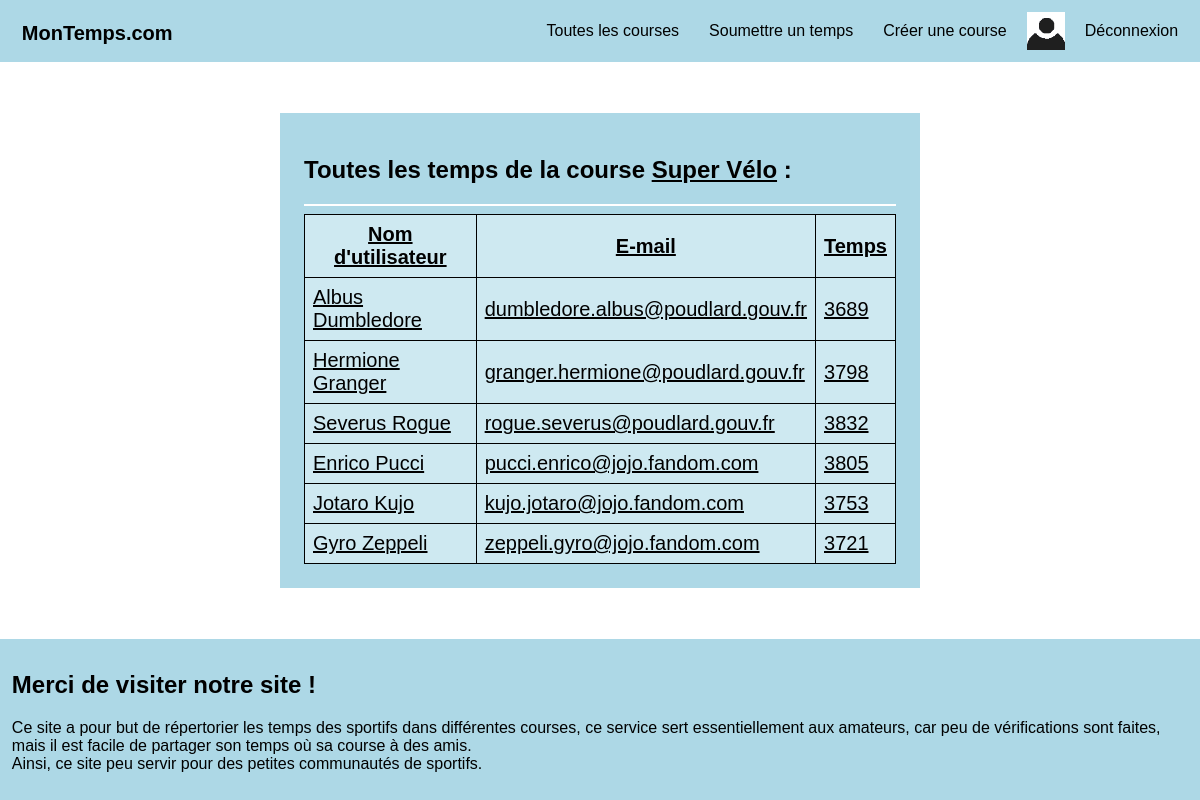
The app's page /browse.php?course=4 (signed in) with its own data.
### tables this page shows
CREATE TABLE Courses (
	"id" TEXT UNIQUE NOT NULL,
	"name" TEXT NOT NULL,
	"type" TEXT NOT NULL,
	"date" TEXT NOT NULL,
	CONSTRAINT PK_Courses PRIMARY KEY ("id")
);

CREATE TABLE Temps (
	"email" TEXT,
	"id" TEXT,
	"temps" INT,
	CONSTRAINT PK_Temps PRIMARY KEY ("email", "id", "temps"),
	CONSTRAINT FK_TempsCourse FOREIGN KEY (id) REFERENCES Courses(id),
	CONSTRAINT FK_TempsUtilisateur FOREIGN KEY (email) REFERENCES Utilisateurs(email)
);

CREATE TABLE Utilisateurs (
	"email" TEXT UNIQUE NOT NULL,
	"password" TEXT NOT NULL,
	"nickname" TEXT NOT NULL,
	"age" INT NOT NULL,
	CONSTRAINT PK_Utilisateurs PRIMARY KEY ("email"),
	CHECK("email" LIKE "%@%")
);

### browse.php (the view, shortened to what this page needs)
<?php
include "header.php";
if (isset($_GET['sort']) and !empty($_GET['sort']))
{
    $sort = $_GET['sort'];
    if (!in_array($sort, ["id", "name", "type", "date"]))
        $sort = "id";
    if ($sort == "date")
        $sort = "date DESC";
}
else
    $sort = "id";
if (isset($_GET['time']) and !empty($_GET['time'])):
?>
<section>
    <?php
    $elements = explode("\\", base64_decode($_GET['time']));
    $email = htmlspecialchars($elements[0]);
    $id = htmlspecialchars($elements[1]);
    $temps = htmlspecialchars($elements[2]);
    $result = $connexion->query(
        "SELECT nickname FROM Utilisateurs WHERE email = \"$email\""
        )->fetchAll();
    $nickname = $result[0]['nickname'];
    ?>
    <h1>Temps réalisé par <a href="browse.php?user=<?=$email?>"><?=$nickname?></a> :</h1>
    <hr>
    <table>
        <tr>
            <th>Course</th>
            <th>Temps</th>
            <th>Auteur</th>
        </tr>
        <tr>
            <?php
            $result = $connexion->query(
            "SELECT C.name, T.temps, U.nickname
            FROM Courses AS C
            JOIN Utilisateurs AS U
            JOIN Temps AS T
            ON C.id = T.id
            AND T.email = U.email
            AND T.email = \"$email\"
            AND T.id = \"$id\"
            AND T.temps = $temps"
            )->fetchAll();
            $name = $result[0]['name'];
            $time = $result[0]['temps'];
            $nickname = $result[0]['nickname'];
            echo "<td><a href=\"browse.php?course=$id\">$name</a></td>
            <td><a href=\"browse.php?user=$email\">$time</a></td>
            <td><a href=\"browse.php?user=$email\">$nickname</a></td>";
            ?>
        </tr>
    </table>
    <?php if (is_logged() and $email == $_SESSION['email']): ?>
        <hr>
        <form action="browse.php" method="POST">
            <input name="email" type="hidden" value="<?=$email?>">
            <input name="id" type="hidden" value="<?=$id?>">
            <input name="time" type="hidden" value="<?=$temps?>">
            <input name="delete_time" id="delete" type="submit" value="Supprimer mon temps">
        </form>
    <?php endif; ?>
</section>
<?php elseif (isset($_GET['course'])): ?>
<section>
    <?php
    $result = $connexion->query("SELECT name FROM Courses WHERE id = ".$_GET['course']);
    $name = $result->fetchAll()[0]['name'];
    ?>
    <h1>Toutes les temps de la course <a href="browse.php?course=<?=$_GET['course']?>"><?=$name?></a> :</h1>
    <hr>
    <table>
        <form class="browse" action="browse.php" method="GET">
            <tr>
                <th><a href="browse.php?sort=nickname">Nom d'utilisateur</a></th>
                <th><a href="browse.php?sort=email">E-mail</a></th>
                <th><a href="browse.php?sort=temps">Temps</a></th>
            </tr>
            <?php
            $result = $connexion->query(
                "SELECT U.nickname, U.email, T.temps
            FROM Temps AS T
            JOIN Utilisateurs as U
            ON U.email = T.email
            AND T.id = ".$_GET['course']."
            ORDER BY $sort"
            );
            foreach($result->fetchAll() as $row)
            {
                $user_mail = $row['email'];
                $time = base64_encode($row['email']."\\".$_GET['course']."\\".$row['temps']);
                echo "<tr>
                    <td><a href=\"browse.php?user=$user_mail\">".$row['nickname']."</a></td>
                    <td><a href=\"browse.php?user=$user_mail\">$user_mail</a></td>
                    <td><a href=\"browse.php?time=$time\">".$row['temps']."</a></td>
                </tr>";
            }
            ?>
        </form>
    </table>
</section>
<?php endif; ?>
<?php include "footer.php"; ?>

### assets/style.css (style rules this page uses)
* { color: black; font-family: sans-serif; }
body { background-color: white; }
hr { border: 1px solid white; color: white; }
section { background-color: lightblue; margin: auto; margin-bottom: 5%; margin-top: 5%; padding: 2%; position: relative; width: 50%; }
table { border-collapse: collapse; display: flex; justify-content: space-around; font-size: 20px; }
td, th { background-color: rgb(206, 233, 241); border: 1px solid black; padding: 8px; }

### records on screen
courses: name "Super Vélo"
temps: email.nickname "Albus Dumbledore", email.email "dumbledore.albus@poudlard.gouv.fr", temps "3689"
temps: email.nickname "Hermione Granger", email.email "granger.hermione@poudlard.gouv.fr", temps "3798"
temps: email.nickname "Severus Rogue", email.email "rogue.severus@poudlard.gouv.fr", temps "3832"
temps: email.nickname "Enrico Pucci", email.email "pucci.enrico@jojo.fandom.com", temps "3805"
temps: email.nickname "Jotaro Kujo", email.email "kujo.jotaro@jojo.fandom.com", temps "3753"
temps: email.nickname "Gyro Zeppeli", email.email "zeppeli.gyro@jojo.fandom.com", temps "3721"

### other values on screen
NOM_SITE "MonTemps.com"
